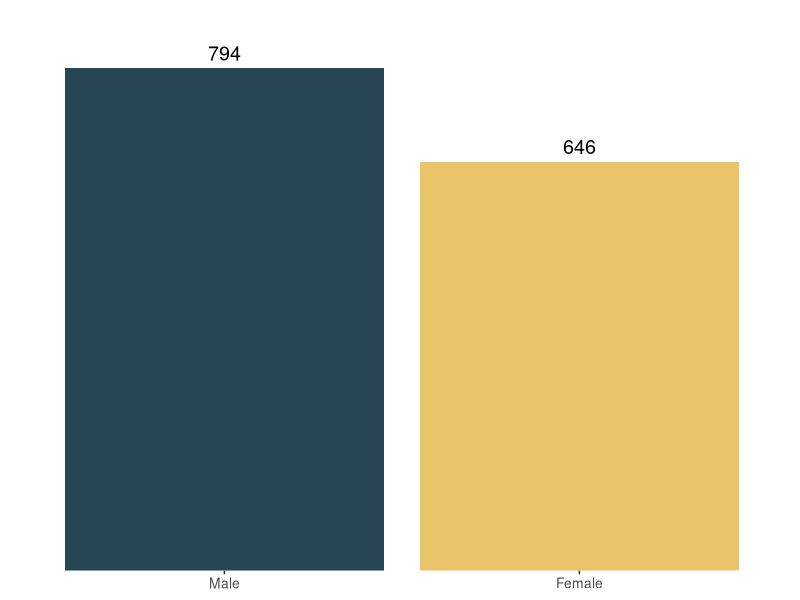

The R source for this figure:
# Swiss Sprint Championships (2026) - Gender distributions among participants

library(dplyr)
library(ggplot2)
library(stringr)

txt="H10                 ( 1.8 km,  30 m, 22 Po.)         16 Teilnehmer
H12                 ( 2.2 km,  35 m, 24 Po.)         31 Teilnehmer
H14                 ( 2.6 km,  55 m, 17 Po.)         59 Teilnehmer
H16                 ( 2.8 km,  55 m, 19 Po.)         64 Teilnehmer
H18                 ( 2.9 km,  65 m, 18 Po.)         51 Teilnehmer
H20                 ( 3.3 km,  75 m, 21 Po.)         28 Teilnehmer
HE                  ( 3.3 km,  75 m, 21 Po.)         82 Teilnehmer
HAL                 ( 2.9 km,  65 m, 18 Po.)         33 Teilnehmer
HAM                 ( 2.4 km,  40 m, 16 Po.)         30 Teilnehmer
HAK                 ( 2.0 km,  30 m, 16 Po.)         29 Teilnehmer
HB                  ( 2.2 km,  35 m, 24 Po.)         14 Teilnehmer
H35                 ( 2.5 km,  45 m, 16 Po.)         11 Teilnehmer
H40                 ( 2.5 km,  45 m, 16 Po.)         15 Teilnehmer
H45                 ( 2.5 km,  45 m, 16 Po.)         40 Teilnehmer
H50                 ( 2.4 km,  45 m, 15 Po.)         43 Teilnehmer
H55                 ( 2.4 km,  45 m, 15 Po.)         50 Teilnehmer
H60                 ( 2.3 km,  40 m, 14 Po.)         56 Teilnehmer
H65                 ( 2.2 km,  45 m, 14 Po.)         47 Teilnehmer
H70                 ( 2.0 km,  30 m, 16 Po.)         39 Teilnehmer
H75                 ( 1.9 km,  30 m, 13 Po.)         24 Teilnehmer
H80                 ( 1.6 km,  25 m, 16 Po.)         20 Teilnehmer
H85                 ( 1.3 km,  25 m, 11 Po.)         12 Teilnehmer
D10                 ( 1.8 km,  30 m, 22 Po.)         10 Teilnehmer
D12                 ( 2.1 km,  35 m, 23 Po.)         45 Teilnehmer
D14                 ( 2.4 km,  50 m, 15 Po.)         53 Teilnehmer
D16                 ( 2.6 km,  55 m, 17 Po.)         48 Teilnehmer
D18                 ( 2.6 km,  60 m, 17 Po.)         40 Teilnehmer
D20                 ( 2.9 km,  70 m, 20 Po.)         27 Teilnehmer
DE                  ( 2.9 km,  70 m, 20 Po.)         39 Teilnehmer
DAL                 ( 2.6 km,  60 m, 17 Po.)         35 Teilnehmer
DAM                 ( 2.2 km,  45 m, 14 Po.)         26 Teilnehmer
DAK                 ( 1.9 km,  30 m, 13 Po.)         47 Teilnehmer
DB                  ( 2.1 km,  35 m, 23 Po.)         26 Teilnehmer
D35                 ( 2.3 km,  40 m, 14 Po.)          8 Teilnehmer
D40                 ( 2.3 km,  40 m, 14 Po.)         21 Teilnehmer
D45                 ( 2.4 km,  40 m, 16 Po.)         38 Teilnehmer
D50                 ( 2.2 km,  45 m, 14 Po.)         46 Teilnehmer
D55                 ( 2.2 km,  30 m, 14 Po.)         42 Teilnehmer
D60                 ( 2.2 km,  30 m, 14 Po.)         32 Teilnehmer
D65                 ( 1.9 km,  30 m, 13 Po.)         26 Teilnehmer
D70                 ( 1.6 km,  25 m, 16 Po.)         23 Teilnehmer
D75                 ( 1.6 km,  25 m, 16 Po.)          8 Teilnehmer
D80                 ( 1.3 km,  25 m, 11 Po.)          6 Teilnehmer"
  
  
# Split the text into separate lines
lines <- str_split(txt, "\n")[[1]]

# Extract the values from each line
df <- tibble(line = lines) %>%
  mutate(
    category = str_extract(line, "^[A-Z0-9]+"),
    distance_km = as.numeric(str_match(line, "\\(\\s*([0-9]+\\.?[0-9]*)\\s*km")[, 2]),
    climb_m = as.numeric(str_match(line, ",\\s*([0-9]+)\\s*m")[, 2]),
    controls = as.integer(str_match(line, ",\\s*([0-9]+)\\s*Po")[, 2]),
    participants = as.integer(str_match(line, "\\)\\s*([0-9]+)\\s+Teilnehmer")[, 2])
  ) %>%
  select(-line)

# Extract gender info
df <- df %>%
  mutate(
    sex = case_when(
      str_starts(category, "H") ~ "Male",
      str_starts(category, "D") ~ "Female",
      TRUE ~ NA_character_
    )
  )


# Aggregate participants by sex 
plot_data <- df %>%
  group_by(sex) %>%
  summarise(
    participants = sum(participants, na.rm = TRUE),
    .groups = "drop"
  )

plot_data$sex=factor(plot_data$sex,levels = c("Male", "Female"))

# Plot
ggplot(plot_data, aes(x = sex, y = participants, fill = sex)) +
  geom_col(colour = NA) +
  geom_text(aes(label = participants), vjust = -0.5, size = 5)+
  scale_x_discrete(labels = c("M" = "Male", "F" = "Female")) +
  scale_fill_manual(
    values = c("Male" = "#264653", "Female" = "#e9c46a")
  ) +
  labs(title = NULL,x = NULL,y = NULL) +
  scale_y_continuous(expand = expansion(mult = c(0, 0.12))) +
  theme_classic() +
  theme(
    axis.text.y = element_blank(),
    axis.ticks.y = element_blank(),
    axis.line.y = element_blank(),
    axis.line.x = element_blank(),
    legend.position = "none",
    axis.text.x = element_text(size = 10)
  )
